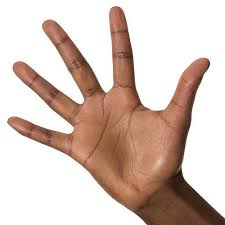
#> input picture aind/cv/exercises/images/raised_hand.jpg, 225 x 225 px
$ jupyter execute Contours.ipynb   (shell and % lines are left out)   (older library calls are emulated)
#> lines starting #> are read from the running program, lines starting #| are printed output that depends on the picture; after the words box and inside, x2 and y2 are one past the last pixel; in counts of white or black regions, pixels touching at a corner belong together
# Image Contouring

### Import resources and display image

[cell 1]
import numpy as np
import matplotlib.pyplot as plt
import cv2


# Read in the image
image = cv2.imread('images/raised_hand.jpg')
#> image is the input picture: shape (225, 225, 3); mean B, G, R 186.5, 195.7, 214.9

# Make a copy of the image
image_copy = np.copy(image)

# Change color to RGB (from BGR)
image_copy = cv2.cvtColor(image_copy, cv2.COLOR_BGR2RGB)

plt.imshow(image_copy)

### Produce a binary image for finding contours

[cell 2]
# Convert to grayscale
gray = cv2.cvtColor(image_copy, cv2.COLOR_RGB2GRAY)
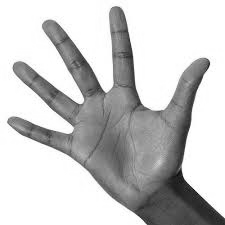
#> gray: shape (225, 225); min 3, max 255, mean 200.4

# Create a binary thresholded image
retval, binary = cv2.threshold(gray, 225, 255, cv2.THRESH_BINARY_INV)
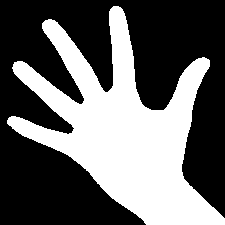
#> binary: shape (225, 225); 39.3% white; 1 white region

plt.imshow(binary, cmap='gray')

### Find and draw contours

[cell 3]
# Find contours from thresholded image
retval, contours, hierarchy = cv2.findContours(binary, cv2.RETR_TREE, cv2.CHAIN_APPROX_SIMPLE)
#> contours = 1 contour; box (x1, y1, x2, y2) and area: (7, 6, 225, 225) 19348

# Draw all contours on a copy of the original image
image_copy2 = np.copy(image_copy)
all_contours = cv2.drawContours(image_copy2, contours, -1, (0, 255, 0), 2)
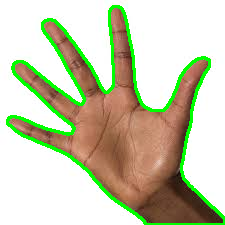
#> all_contours: shape (225, 225, 3); mean R, G, B 200.6, 203.1, 174.7

plt.imshow(all_contours)
